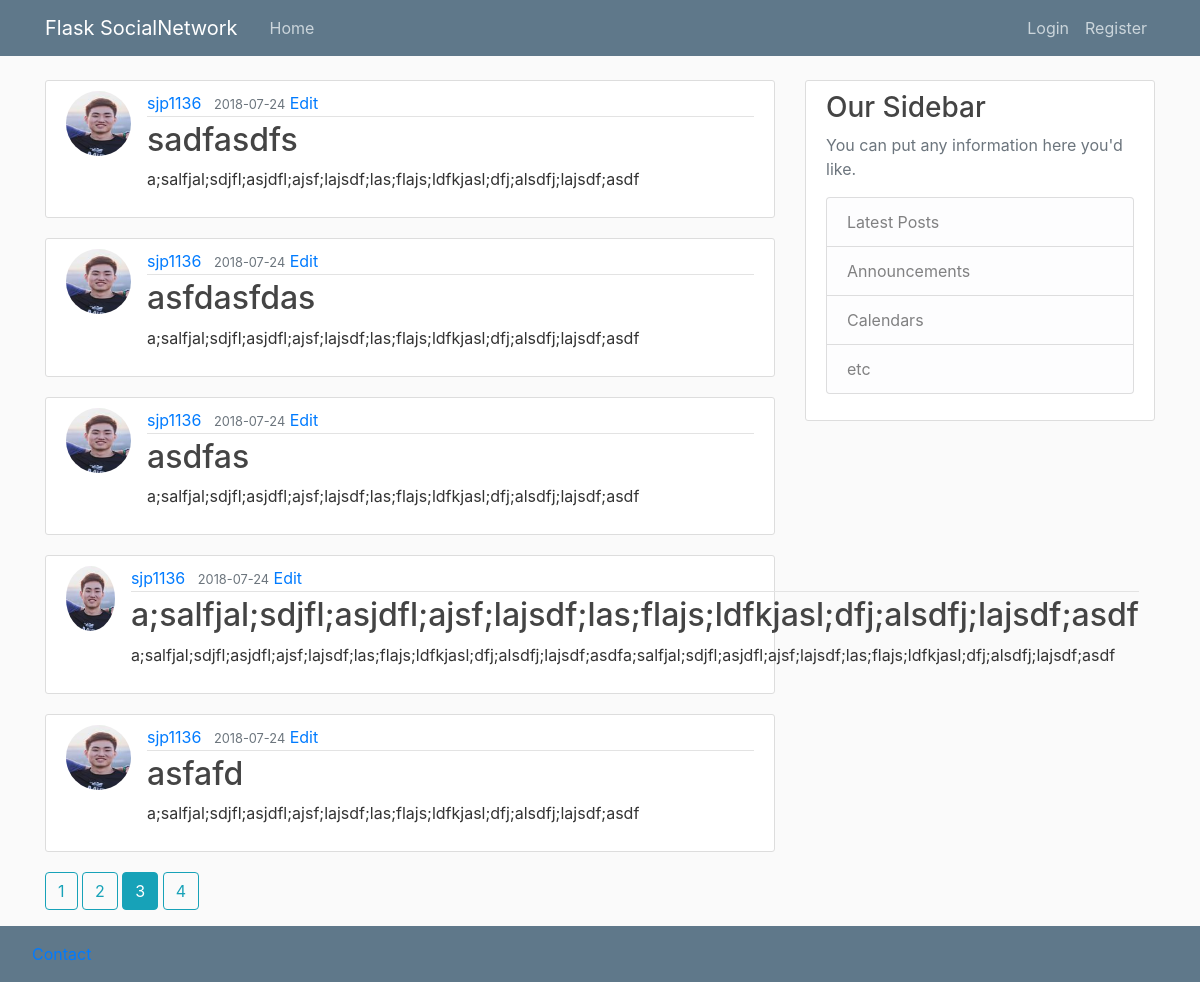
/home?page=3, run on an earlier commit of the app's database.
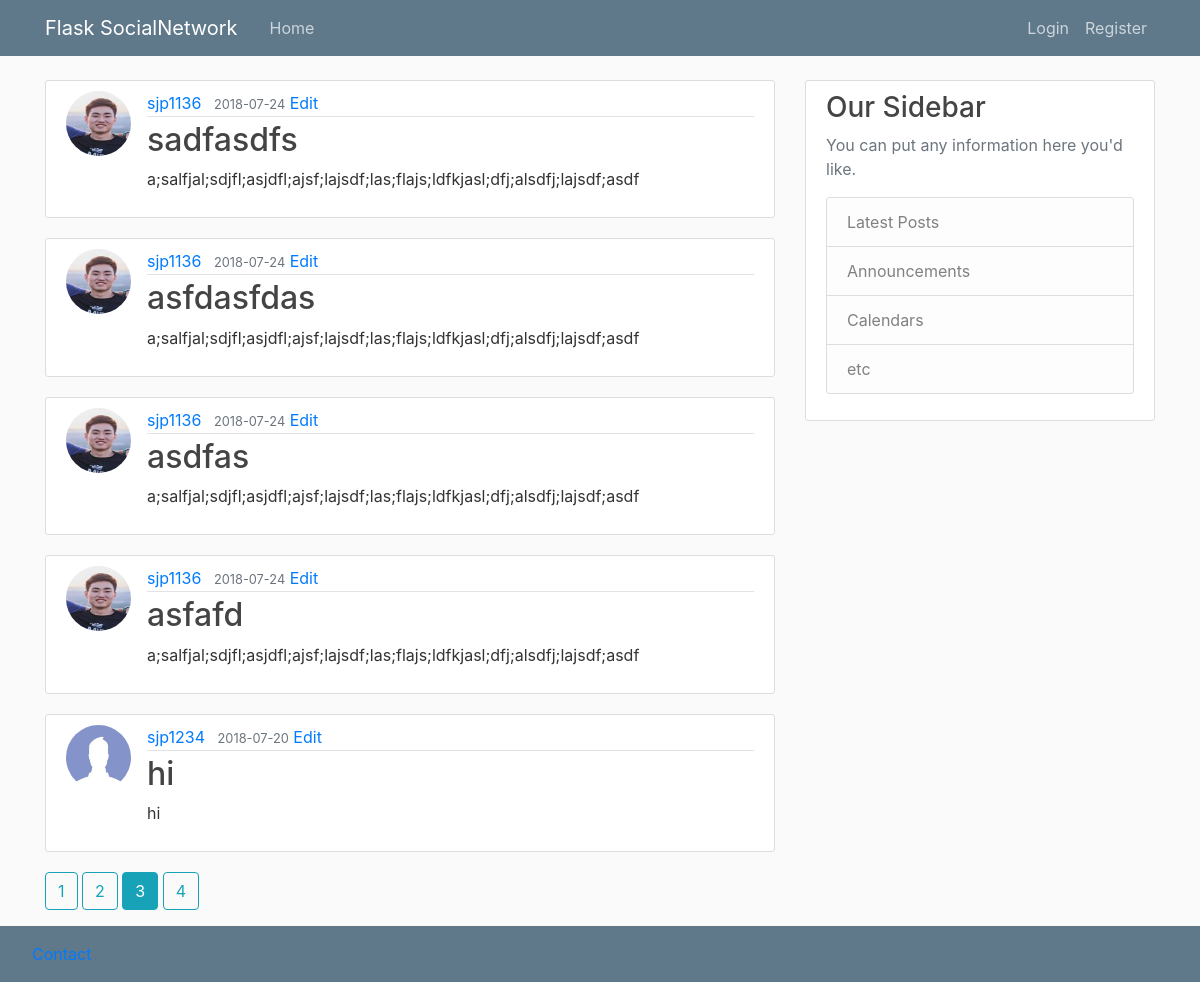
And on a later commit of the database.
### sn_flask/models.py (models this page shows, shortened)
class Post(db.Model):
    id = db.Column(db.Integer, primary_key=True)
    title = db.Column(db.String(100), nullable=False)
    date_posted = db.Column(db.DateTime, nullable=False,
                            default=datetime.utcnow)
    content = db.Column(db.Text, nullable=False)
    user_id = db.Column(db.Integer, db.ForeignKey('user.id'), nullable=False)

class User(db.Model, UserMixin):
    id = db.Column(db.Integer, primary_key=True)
    username = db.Column(db.String(20), unique=True, nullable=False)
    email = db.Column(db.String(120), unique=True, nullable=False)
    image_file = db.Column(db.String(20), nullable=False,
                           default='default.jpg')
    password = db.Column(db.String(60), nullable=False)
    posts = db.relationship('Post', backref='author', lazy=True)

### sn_flask/routes.py (the view)
@app.route("/")
@app.route("/home")
def home():
    page = request.args.get('page', 1, type=int)
    posts = Post.query.order_by(
        Post.date_posted.desc()).paginate(page=page, per_page=5)
    return render_template('home.html', posts=posts)

### sn_flask/templates/home.html
{% extends "layout.html" %} {% block content %} {% for post in posts.items %}
<article class="media content-section">
    <img class='rounded-circle article-img' src="{{ url_for('static',filename='profile_pics/'+post.author.image_file) }}">
    <div class="media-body">
        <div class="article-metadata">
            <a class="mr-2" href="{{ url_for('user_posts',username=post.author.username) }}">{{ post.author.username }}</a>
            <small class="text-muted">{{ post.date_posted.strftime('%Y-%m-%d') }}</small>
            <a class='right' href="{{ url_for('post', post_id=post.id) }}">Edit</a>
        </div>
        <h2>
            <a class="article-title">{{ post.title }}</a>
        </h2>
        <p class="article-content">{{ post.content }}</p>
    </div>
</article>
{% endfor %} {% for page_num in posts.iter_pages(left_edge=1,right_edge=1,left_current=1, right_current=2) %} {% if page_num
%} {% if posts.page == page_num %}
<a class="btn btn-info mb-4" href="{{ url_for('home', page=page_num) }}">{{page_num}}</a>
{% else %}
<a class="btn btn-outline-info mb-4" href="{{ url_for('home', page=page_num) }}">{{page_num}}</a>
{% endif %} {% else %} ... {% endif %} {% endfor %}
<div>...</div>
<div>...</div>
{% endblock content %}

What changed in the data, as far as the page shows it:
removed Post: image_file (picture), author.username "sjp1136", date_posted "2018-07-24", title "a;salfjal;sdjfl;asjdfl;ajsf;lajsdf;las;flajs;ldfkjasl;dfj;alsdfj;lajsdf;asdf", content "a;salfjal;sdjfl;asjdfl;ajsf;lajsdf;las;flajs;ldfkjasl;dfj;alsdfj;lajsdf;asdfa;salfjal;sdjfl;asjdfl;ajsf;lajsdf;las;flajs;ldfkjasl;dfj;alsdfj;lajsdf;asdf"
now on this page (row unchanged): Post: image_file (placeholder picture), author.username "sjp1234", date_posted "2018-07-20", title "hi", content "hi"
